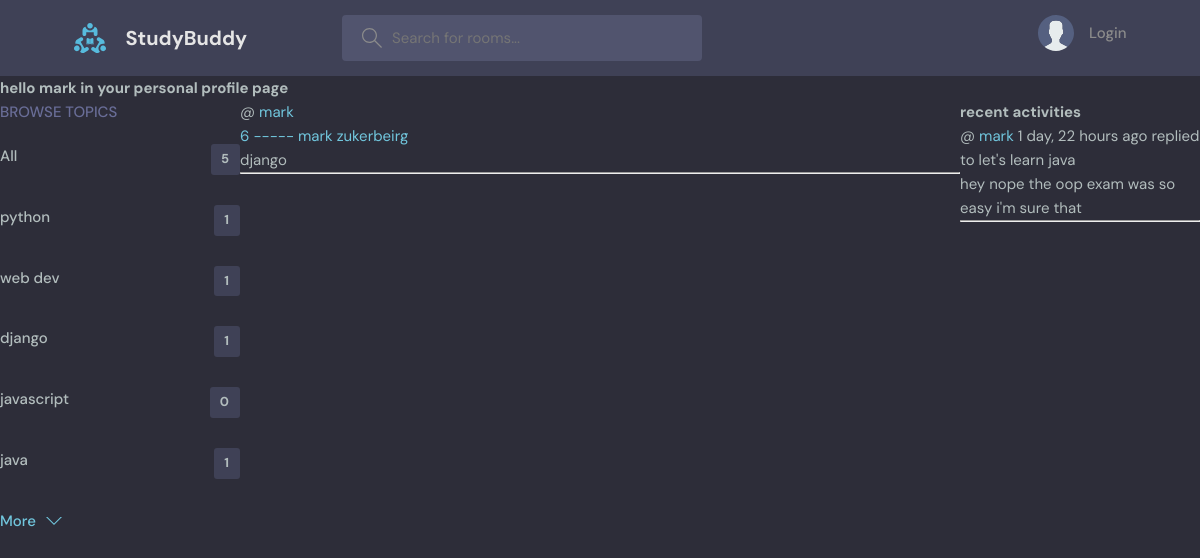
Screenshot of /userProfile/2/ with the database file from the repository.
### base/models.py (models this page shows, shortened)
class Topic(models.Model):
    name=models.CharField(max_length=200)

class Room(models.Model):
    host=models.ForeignKey(User,on_delete=models.SET_NULL,null=True)
    name=models.CharField(max_length=200)
    topic=models.ForeignKey(Topic,on_delete=models.SET_NULL,null=True)
    participants=models.ManyToManyField(User,related_name='participants',blank=True)
    description=models.TextField(null=True,blank=True)
    updated=models.DateTimeField(auto_now=True)
    created=models.DateTimeField(auto_now_add=True)
    def __str__(self):
        return self.name
    class Meta:
        ordering=['-updated','-created']

class Message(models.Model):
    room=models.ForeignKey(Room,on_delete=models.CASCADE)
    body=models.TextField()
    user=models.ForeignKey(User,on_delete=models.CASCADE)
    updated=models.DateTimeField(auto_now=True)
    created=models.DateTimeField(auto_now_add=True)
    def __str__(self):
        return self.body[0:50]

### base/views.py (the view)
# urls.py: path('userProfile/<str:pk>/',views.userProfile,name='userprofile')
def userProfile(request,pk):
    user=User.objects.get(id=pk)
    rooms=user.room_set.all()
    room_messages=user.message_set.all()
    topics=Topic.objects.all()
    context={'user':user,'rooms':rooms,'room_messages':room_messages,'topics':topics}
    return render(request,'base/profile.html',context)

### base/templates/base/profile.html (shortened to what this page needs)
{% extends "main.html" %}
{% block content  %}
<h1>hello {{user.username}} in your personal profile page</h1>
<div class="profile-container">
    <div>
        {% include "base/topics_component.html" %}
    </div>
    <div>
        {% include "base/feed_component.html" %}
    </div>
    <div>
        {%include 'base/activity_component.html'%}
    </div>
</div>
{% endblock content  %}

### base/templates/base/topics_component.html
<div class="topics">
          <div class="topics__header">
            <h2>Browse Topics</h2>
          </div>
          <ul class="topics__list">
            <li><a href="{% url 'home' %}">All <span>{{topics.count}}</span></a> </li>
        {% for topic in topics%}
        <li>
            <a href="{% url 'home' %}?q={{topic.name}}">{{topic.name}} <span>{{topic.room_set.all.count}}</span></a>
        </li>
        {% endfor%}
          </ul>
          <a class="btn btn--link" href="topics.html">
            More
            <svg version="1.1" xmlns="http://www.w3.org/2000/svg" width="32" height="32" viewBox="0 0 32 32">
              <title>chevron-down</title>
              <path d="M16 21l-13-13h-3l16 16 16-16h-3l-13 13z"></path>
            </svg>
          </a>
        </div>

### base/templates/base/feed_component.html (shortened to what this page needs)
{% for room in rooms %}
        <div>
            <span>@ <a href="{% url 'userprofile' room.host.id %}">{{room.host.username}}</a></span>
                <br>
                <a href="{% url 'room' room.id %}">{{ room.id }} ----- {{ room.name }} </a>
                <br>
                <small>{{room.topic.name}}</small>
                <hr>
            </div>
            {% endfor %}

### base/templates/base/activity_component.html
<h3>recent activities</h3>
        <div>
            <div>
            {%for message in room_messages%}
        <div>
            <small>@ <a href="{%url 'userprofile' message.user.id %}">{{message.user}}</a>  {{message.created|timesince}} ago
              {% if request.user == message.user  %}<a href="{% url 'deleteMessage' message.id %}">delete my message</a> {% endif %}   </small>
            <small>replied to {{message.room}}</small>
            <p>{{message}}</p>
        </div>
        <hr>
        {% endfor %}
        </div>
        </div>

### static/styles/style.css (style rules this page uses)
:root { --color-main: #71c6dd; --color-main-light: #e1f6fb; --color-dark: #3f4156; --color-dark-medium: #51546e; --color-dark-light: #696d97; --color-light: #e5e5e5; --color-gray: #8b8b8b; --color-light-gray: #b2bdbd; --color-bg: #2d2d39; --color-success: #5dd693; --color-error: #fc4b0b; }
* { font-family: "DM Sans", -apple-system, BlinkMacSystemFont, "Segoe UI", Roboto, Oxygen, Ubuntu, Cantarell, "Open Sans", "Helvetica Neue", sans-serif; margin: 0; padding: 0; box-sizing: border-box; text-rendering: optimizeLegibility; font-size: inherit; }
html { font-size: 56.25%; }
@media only screen and (min-width: 1200px) { html { font-size: 62.5%; } }
body { line-height: 1.6; font-weight: 400; font-size: 1.5rem; color: var(--color-light-gray); background-color: var(--color-bg); min-height: 100vh; }
a { display: inline-block; color: var(--color-main); text-decoration: none; }
.btn { background-color: transparent; border: none; display: inline-flex; align-items: center; gap: 1rem; cursor: pointer; transition: all ease-in-out 0.3s; padding: 1rem 2rem; border-radius: 5px; box-shadow: 1px 1px 3px 1px rgba(0, 0, 0, 0.15); font-weight: 500; }
.btn--link { border-radius: 0; padding: 0; color: var(--color-main); box-shadow: none; }
.btn > svg { fill: currentColor; width: 1.6rem; height: 1.6rem; }
.topics__header { margin-bottom: 2rem; }
.topics__header h2 { text-transform: uppercase; font-weight: 500; color: var(--color-dark-light); }
.topics__list { list-style: none; }
.topics__list li a { display: flex; justify-content: space-between; margin-bottom: 3rem; font-weight: 500; color: var(--color-light-gray); transition: all 0.3s ease-in-out; }
.topics__list li a span { padding: 0.5rem 1rem; background-color: var(--color-dark); border-radius: 3px; font-size: 1.3rem; font-weight: 700; letter-spacing: 1px; }

### base/templates/base/profile.html (style rules this page uses)
.profile-container { display:grid; grid-template-columns:1fr 3fr 1fr; }

### rows the page displays
Topic: name "python", room_set.all.count "1"
Topic: name "web dev", room_set.all.count "1"
Topic: name "django", room_set.all.count "1"
Topic: name "javascript", room_set.all.count "0"
Topic: name "java", room_set.all.count "1"
Room: host.username "mark", id "6", name "mark zukerbeirg", topic.name "django"
Message: user "mark", created "1 day, 22 hours", room "let's learn java", body "hey nope the oop exam was so easy i'm sure that"

### other values shown
{{ user.username }} "mark"
{{ topics.count }} "5"
